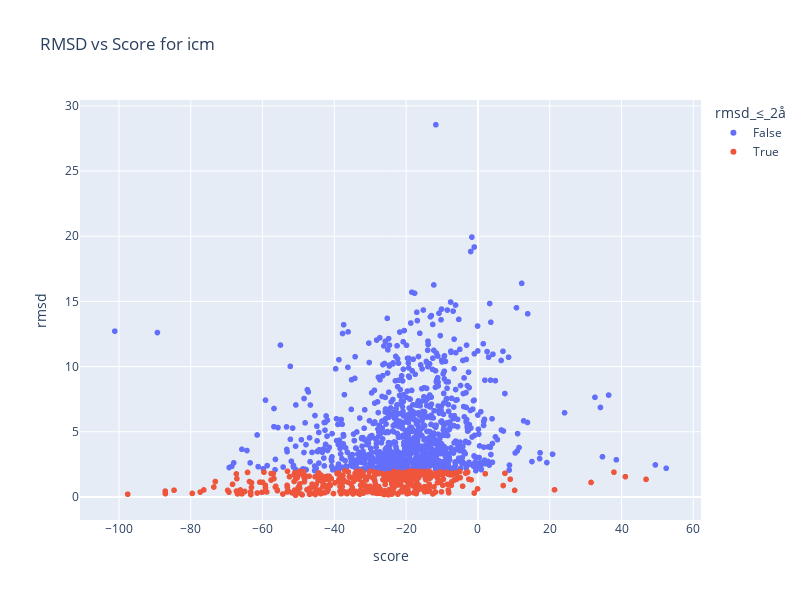
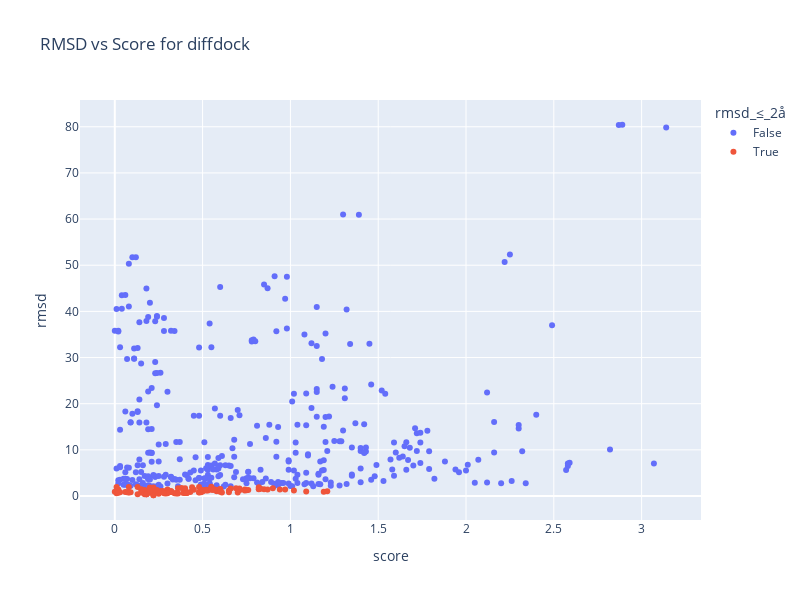
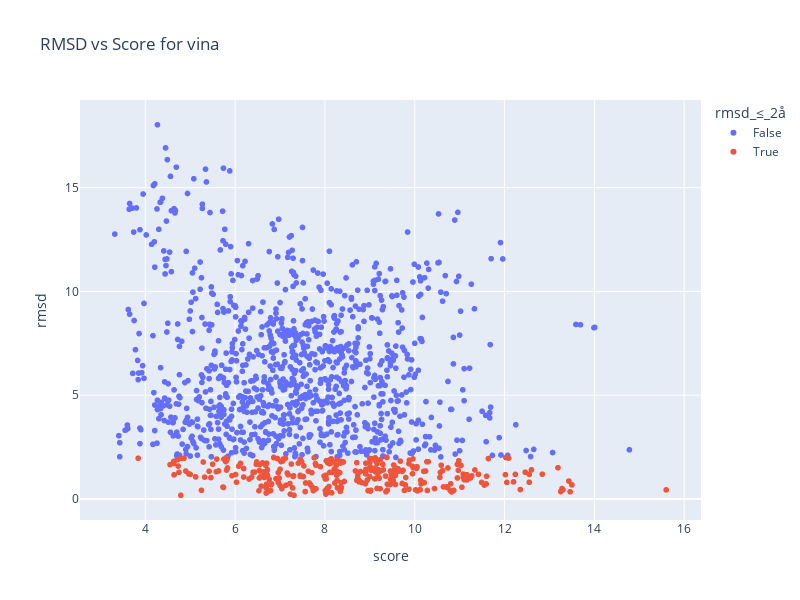
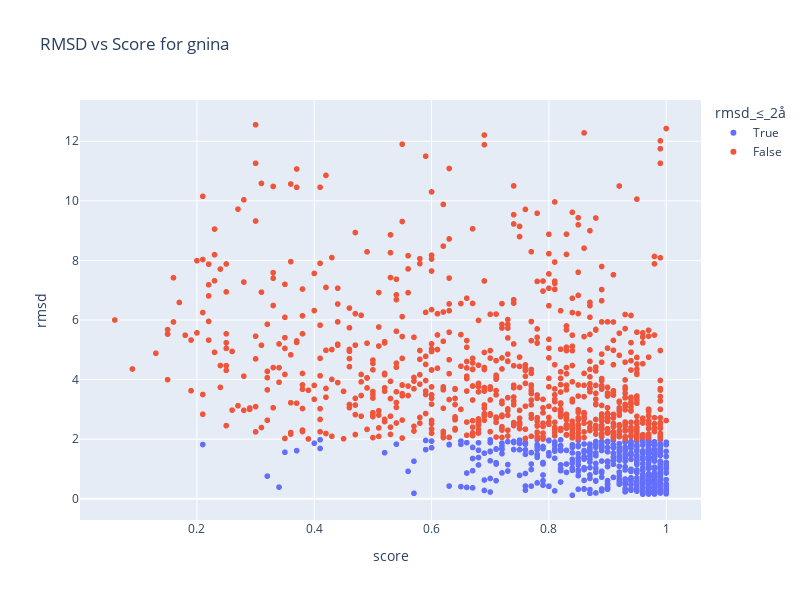

The notebook cell these images were saved under, in order:
### Code cell
methods = df_combined.dropna(subset=["score"])["method"].unique()

for m in methods:
    subset = df_combined[(df_combined["method"] == m) & (df_combined["score"].notna())]
    fig = px.scatter(
        subset,
        x="score",
        y="rmsd",
        color="rmsd_≤_2å",
        title=f"RMSD vs Score for {m}",
        width=800,
        height=600
    )
    fig.show()

### Figure 1 — Plotly figure (JSON) as saved in the notebook; plotly's stock layout.template omitted (floating-point values rounded to 4 significant figures; data arrays with more than 128 entries replaced by an {"elided": "..."} marker saying what was removed)
{"data": [{"hovertemplate": "rmsd_≤_2å=False<br>score=%{x}<br>rmsd=%{y}<extra></extra>", "legendgroup": "False", "marker": {"color": "#636efa", "symbol": "circle"}, "mode": "markers", "name": "False", "showlegend": true, "type": "scattergl", "x": {"elided": "964 float values"}, "xaxis": "x", "y": {"elided": "964 float values"}, "yaxis": "y"}, {"hovertemplate": "rmsd_≤_2å=True<br>score=%{x}<br>rmsd=%{y}<extra></extra>", "legendgroup": "True", "marker": {"color": "#EF553B", "symbol": "circle"}, "mode": "markers", "name": "True", "showlegend": true, "type": "scattergl", "x": {"elided": "429 float values"}, "xaxis": "x", "y": {"elided": "429 float values"}, "yaxis": "y"}], "layout": {"height": 600, "legend": {"title": {"text": "rmsd_≤_2å"}, "tracegroupgap": 0}, "title": {"text": "RMSD vs Score for icm"}, "width": 800, "xaxis": {"anchor": "y", "domain": [0, 1], "title": {"text": "score"}}, "yaxis": {"anchor": "x", "domain": [0, 1], "title": {"text": "rmsd"}}}}

### Figure 2 — Plotly figure (JSON) as saved in the notebook; plotly's stock layout.template omitted (floating-point values rounded to 4 significant figures; data arrays with more than 128 entries replaced by an {"elided": "..."} marker saying what was removed)
{"data": [{"hovertemplate": "rmsd_≤_2å=False<br>score=%{x}<br>rmsd=%{y}<extra></extra>", "legendgroup": "False", "marker": {"color": "#636efa", "symbol": "circle"}, "mode": "markers", "name": "False", "orientation": "v", "showlegend": true, "type": "scatter", "x": {"elided": "358 float values"}, "xaxis": "x", "y": {"elided": "358 float values"}, "yaxis": "y"}, {"hovertemplate": "rmsd_≤_2å=True<br>score=%{x}<br>rmsd=%{y}<extra></extra>", "legendgroup": "True", "marker": {"color": "#EF553B", "symbol": "circle"}, "mode": "markers", "name": "True", "orientation": "v", "showlegend": true, "type": "scatter", "x": [0.26, 0.15, 0.36, 0.17, 0.48, 1.21, 1.09, 1.19, 0.16, 0.15, 0.2, 0.17, 0.01, 0.02, 0.03, 0.06, 0.45, 0.59, 0.52, 0.71, 0.2, 0.38, 0.35, 0.41, 0.49, 0.49, 0.08, 0.22, 0.23, 0.66, 0.49, 0.32, 0.32, 0.4, 0.48, 0.43, 0.48, 0.74, 0.74, 0.75, 0.82, 0.01, 0.02, 0.2, 0.13, 0.19, 0.22, 0.3, 0.4, 0.24, 0.4, 0.76, 0.02, 0.35, 0.13, 0.34, 0.36, 0.31, 0.29, 0.32, 0.32, 0.27, 0.07, 0.08, 0.08, 0.09, 0.55, 0.55, 0.82, 0.94, 0.97, 0.9, 0.6, 0.71, 0.69, 0.82, 0.85, 0.83, 0.87, 0.22, 0.22, 0.44, 0.5, 0.58, 0.6, 0.65, 0.16, 0.5, 0.53, 0.52, 0.39, 0.4, 0.41, 0.41, 0.24, 0.27, 0.32, 0.28, 0.55, 0.57, 0.56, 0.6, 0, 0.02, 0.18, 0.17, 0.18, 0.18, 0.2, 1.02, 0.25, 0.29, 0.3, 0.28, 0.6, 0.65, 0.61, 0.7], "xaxis": "x", "y": [1.056, 1.442, 1.68, 1.324, 1.96, 1.057, 0.9825, 0.9469, 0.7427, 0.7871, 0.7457, 0.7002, 1.946, 0.9589, 0.8161, 0.868, 1.338, 1.352, 1.34, 1.242, 1.582, 1.749, 0.6313, 0.7357, 0.8191, 0.9151, 1.945, 1.852, 1.008, 1.619, 1.285, 0.9916, 1.033, 0.7502, 0.8327, 0.8649, 0.7604, 1.415, 1.219, 1.239, 1.913, 0.5851, 0.6818, 1.846, 1.96, 0.6846, 1.381, 1.41, 1.368, 1.3, 1.702, 1.31, 1.388, 0.5586, 0.3966, 0.5727, 0.5522, 0.864, 0.9054, 0.8755, 0.8824, 1.076, 0.8215, 0.7972, 0.7744, 0.8258, 1.997, 1.925, 1.51, 1.414, 1.424, 1.663, 1.454, 1.64, 1.709, 1.474, 1.465, 1.572, 1.41, 0.166, 0.1877, 1.88, 0.9802, 1.054, 1.479, 1.195, 0.8703, 1.321, 1.222, 1.201, 0.6416, 0.6459, 0.6508, 0.6497, 0.9538, 0.8631, 1.039, 1.026, 1.346, 1.434, 1.307, 1.45, 0.9431, 0.8504, 0.3704, 0.3775, 0.3904, 0.3777, 1.141, 1.197, 0.5018, 0.5627, 0.5966, 0.585, 0.9507, 0.812, 0.7434, 0.7856], "yaxis": "y"}], "layout": {"height": 600, "legend": {"title": {"text": "rmsd_≤_2å"}, "tracegroupgap": 0}, "title": {"text": "RMSD vs Score for diffdock"}, "width": 800, "xaxis": {"anchor": "y", "domain": [0, 1], "title": {"text": "score"}}, "yaxis": {"anchor": "x", "domain": [0, 1], "title": {"text": "rmsd"}}}}

### Figure 3 — Plotly figure (JSON) as saved in the notebook; plotly's stock layout.template omitted (floating-point values rounded to 4 significant figures; data arrays with more than 128 entries replaced by an {"elided": "..."} marker saying what was removed)
{"data": [{"hovertemplate": "rmsd_≤_2å=False<br>score=%{x}<br>rmsd=%{y}<extra></extra>", "legendgroup": "False", "marker": {"color": "#636efa", "symbol": "circle"}, "mode": "markers", "name": "False", "showlegend": true, "type": "scattergl", "x": {"elided": "1050 float values"}, "xaxis": "x", "y": {"elided": "1050 float values"}, "yaxis": "y"}, {"hovertemplate": "rmsd_≤_2å=True<br>score=%{x}<br>rmsd=%{y}<extra></extra>", "legendgroup": "True", "marker": {"color": "#EF553B", "symbol": "circle"}, "mode": "markers", "name": "True", "showlegend": true, "type": "scattergl", "x": {"elided": "301 float values"}, "xaxis": "x", "y": {"elided": "301 float values"}, "yaxis": "y"}], "layout": {"height": 600, "legend": {"title": {"text": "rmsd_≤_2å"}, "tracegroupgap": 0}, "title": {"text": "RMSD vs Score for vina"}, "width": 800, "xaxis": {"anchor": "y", "domain": [0, 1], "title": {"text": "score"}}, "yaxis": {"anchor": "x", "domain": [0, 1], "title": {"text": "rmsd"}}}}

### Figure 4 — Plotly figure (JSON) as saved in the notebook; plotly's stock layout.template omitted (floating-point values rounded to 4 significant figures; data arrays with more than 128 entries replaced by an {"elided": "..."} marker saying what was removed)
{"data": [{"hovertemplate": "rmsd_≤_2å=True<br>score=%{x}<br>rmsd=%{y}<extra></extra>", "legendgroup": "True", "marker": {"color": "#636efa", "symbol": "circle"}, "mode": "markers", "name": "True", "showlegend": true, "type": "scattergl", "x": {"elided": "554 float values"}, "xaxis": "x", "y": {"elided": "554 float values"}, "yaxis": "y"}, {"hovertemplate": "rmsd_≤_2å=False<br>score=%{x}<br>rmsd=%{y}<extra></extra>", "legendgroup": "False", "marker": {"color": "#EF553B", "symbol": "circle"}, "mode": "markers", "name": "False", "showlegend": true, "type": "scattergl", "x": {"elided": "841 float values"}, "xaxis": "x", "y": {"elided": "841 float values"}, "yaxis": "y"}], "layout": {"height": 600, "legend": {"title": {"text": "rmsd_≤_2å"}, "tracegroupgap": 0}, "title": {"text": "RMSD vs Score for gnina"}, "width": 800, "xaxis": {"anchor": "y", "domain": [0, 1], "title": {"text": "score"}}, "yaxis": {"anchor": "x", "domain": [0, 1], "title": {"text": "rmsd"}}}}
